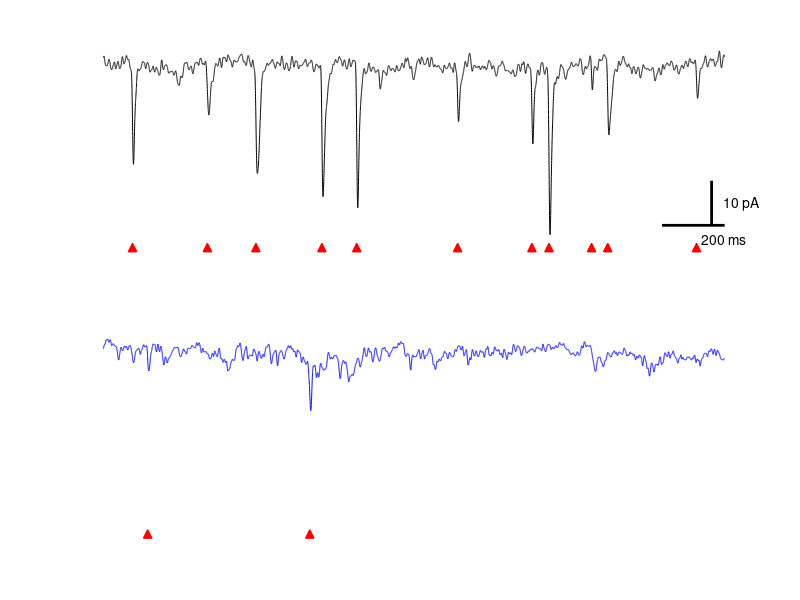

MATLAB code for this plot: (Note: this script raises an error after producing the figure.)
%% Figure S1 
close all
clear all
load('FigureS1_data.mat')
%% Figure S1A - Example traces
figure;
subplot(2,1,1)
plot(processedTraces(:,1),'k')
hold on
ylim([-40, 5])
for i = 1:length(eventTimes_control)
    if eventTimes_control(i) >= 10000 && eventTimes_control(i) <= 20000  % Only add markers within the visible range
        hold on
        plot([eventTimes_control(i) eventTimes_control(i)], [-40], 'r^', 'MarkerFaceColor', 'r', 'MarkerSize', 6)
    end
end
box off
xlim([10000,20000])
hold on
axis off
% Add scale bars
% Horizontal scale bar (200 ms)
samplesIn200ms = 2000;
x_start = 19000;  % Position near the end of the visible range
y_position = -35;
plot([x_start, x_start + samplesIn200ms], [y_position, y_position], 'k', 'LineWidth', 2)
text(x_start + samplesIn200ms/2, y_position - 3, '200 ms', 'HorizontalAlignment', 'center')

% Vertical scale bar (10 pA)
x_position = 19800;  % Position near the end of the visible range
y_start = -35;
plot([x_position, x_position], [y_start, y_start + 10], 'k', 'LineWidth', 2)
text(x_position + 200, y_start + 5, '10 pA', 'HorizontalAlignment', 'left', 'VerticalAlignment', 'middle')

subplot(2,1,2)
plot(processedTraces(:,2),'b')
hold on
ylim([-40, 5])
for i = 1:length(eventTimes_DART)
    if eventTimes_DART(i) >= 10000 && eventTimes_DART(i) <= 20000  % Only add markers within the visible range
        hold on
        plot([eventTimes_DART(i) eventTimes_DART(i)], [-40], 'r^', 'MarkerFaceColor', 'r', 'MarkerSize', 6)
    end
end
box off
axis off
xlim([10000,20000])
%% Figure S1B - Frequency plot
%load('FigureS1_B-C_data.mat')
combinedControlFreq = [control_data.baseline_frequency;control_data.drug_frequency]';
meanControlFreq = mean(combinedControlFreq,'omitmissing');
stdControlFreq = std(combinedControlFreq,'omitmissing');
nControCells = size(combinedControlFreq,1);
seControlFreq=stdControlFreq/nControCells;

combinedExpFreq = [DART_data.baseline_frequency;DART_data.drug_frequency]';
meanExpFreq = mean(combinedExpFreq,'omitmissing');
stdExpFreq = std(combinedExpFreq,'omitmissing');
nExperimentalCells = size(combinedExpFreq,1);
seExperimentalFreq=stdExpFreq/nExperimentalCells;


figure
subplot(1,2,1)
plot(combinedControlFreq','k','LineWidth',.25)
hold on
scatter([1,2],combinedControlFreq',20, ...
    "MarkerEdgeColor","none","MarkerFaceColor",[0 0 0],"MarkerFaceAlpha",.25)
errorbar([1,2],meanControlFreq, seControlFreq,'.-k','MarkerSize',15)
xticks([1,2])
xticklabels({'Ctrl','+NBQX'})
set(gca,'TickDir','out')
box off
ylim([0 30])
xlim([0.5 2.5])
ylabel('Hz')
subplot(1,2,2)
plot(combinedExpFreq','b','LineWidth',.25)
hold on
scatter([1,2],combinedExpFreq',20, ...
    "MarkerEdgeColor","none","MarkerFaceColor",'b',"MarkerFaceAlpha",.25)
errorbar([1,2],meanExpFreq, seExperimentalFreq,'.-b','MarkerSize',15)
xticks([1,2])
xticklabels({'DART','+NBQX'})
set(gca,'TickDir','out')
box off
ylim([0 30])
xlim([0.5 2.5])
x0=5;
y0=5;
width=1.75;
height=1.2;
set(gcf,'units','inches','position',[x0,y0,width,height])

%% Figure S1B - ANOVA and pairwise t-tests for frequency
lme_freq = fitlme(data_long, 'frequency~drug_condition*group+(1|cellID)');
anova(lme_freq)

[h,p1,~,stats1] =ttest2(control_data.baseline_frequency,DART_data.baseline_frequency);
%two-sample t-test to test whether control cells have sig different frequency from DART in the baseline (ACSF)
[h,p2,~,stats2] =ttest2(control_data.drug_frequency,DART_data.drug_frequency);
%two-sample t-test to test whether control cells have sig different frequency from DART in the drug (NBQX)

[h,p3,~,stats3] =ttest(control_data.baseline_frequency,control_data.drug_frequency); 
%paired test whether control cells have sig different frequency in baseline vs NBQX
[h,p4,~,stats4] =ttest(DART_data.baseline_frequency,DART_data.drug_frequency); 
%paired test whether DART cells have sig different frequency in baseline vs NBQX

[p1*4, p2*4, p3*4, p4*4]
%% Figure S1C - Amplitude plot
combinedControlAmp = [control_data.baseline_amplitude;control_data.drug_amplitude]';
meanControlAmp = mean(combinedControlAmp,'omitmissing');
stdControlAmp = std(combinedControlAmp,'omitmissing');
nControCells = size(combinedControlAmp,1);
seControlAmp=stdControlAmp/nControCells;

combinedExpAmp = [DART_data.baseline_amplitude;DART_data.drug_amplitude]';
meanExpAmp = mean(combinedExpAmp,'omitmissing');
stdExpAmp = std(combinedExpAmp,'omitmissing');
nExperimentalCells = size(combinedExpAmp,1);
seExperimentalAmp=stdExpAmp/nExperimentalCells;


figure
scatter([1],control_data.baseline_amplitude,20, ...
    "MarkerEdgeColor","none","MarkerFaceColor",[0 0 0],"MarkerFaceAlpha",.25)
hold on
errorbar([1],meanControlAmp(1), seControlAmp(1),'.-k','MarkerSize',15)
scatter([2],DART_data.baseline_amplitude,20, ...
    "MarkerEdgeColor","none","MarkerFaceColor",'b',"MarkerFaceAlpha",.25)
hold on
errorbar([2],meanExpAmp(1), seExperimentalAmp(1),'.-b','MarkerSize',15)
xticks([1,2])
xticklabels({'Ctrl','DART'})
set(gca,'TickDir','out')
box off
ylim([0 25])
xlim([0.5 2.5])
ylabel('pA')

x0=5;
y0=5;
width=1;
height=1.2;
set(gcf,'units','inches','position',[x0,y0,width,height])
%% Figure S1C - t-test for amplitude
[h,p1,~,stats1] =ttest2(control_data.baseline_amplitude,DART_data.baseline_amplitude)

%% Figure S1E - Example traces and amplitude ratio plot

nFiles_HT = numel(group_data_HT.SOM); 
nFiles_ddHT = numel(group_data_ddHT.SOM);

group_data_HT.ratio = [group_data_HT.SOM.peakAmp]./[group_data_HT.Pyr.peakAmp];
group_data_ddHT.ratio = [group_data_ddHT.SOM.peakAmp]./[group_data_ddHT.Pyr.peakAmp];

group_data_HT.mean = mean(group_data_HT.ratio);
group_data_ddHT.mean = mean(group_data_ddHT.ratio);

group_data_HT.SEM = std(group_data_HT.ratio)/nFiles_HT;
group_data_ddHT.SEM = std(group_data_ddHT.ratio)/nFiles_ddHT;


figure; 
timeVector = make_time(group_data_ddHT.Pyr(1).subtract_Trace,20,1);

ddHT_cell = 2;
ax(1) = subplot(1,3,1); hold on;
plot(timeVector,smooth(group_data_ddHT.Pyr(ddHT_cell).subtract_Trace)); 
plot(timeVector,smooth(group_data_ddHT.SOM(ddHT_cell).subtract_Trace)); 
fix_axes(gcf,10,'time (ms)','pA'); axis square;
% ylim([-Inf 10]);

HT_cell = 4;
ax(2) = subplot(1,3,2); hold on;
plot(timeVector,smooth(group_data_HT.Pyr(HT_cell).subtract_Trace)); 
plot(timeVector,smooth(group_data_HT.SOM(HT_cell).subtract_Trace)); 
fix_axes(gcf,10,'time (ms)','pA');axis square;
% ylim([-Inf 10]);

linkaxes(ax);

% Ratio plot, ddHT vs HT 
subplot(1,3,3); hold on;
plot(1,group_data_ddHT.ratio,'o','MarkerSize',4,'Color',[0.6 0.6 0.6],'MarkerEdgeColor',[0.6 0.6 0.6],'MarkerFaceColor','none','MarkerSize',7);
errorbar(1,group_data_ddHT.mean,group_data_ddHT.SEM,'ko','MarkerSize',7,'MarkerFaceColor','k');
plot(2,group_data_HT.ratio,'o','MarkerSize',4,'Color',[0.6 0.6 0.6],'MarkerEdgeColor',[0.6 0.6 0.6],'MarkerFaceColor','none','MarkerSize',7);
errorbar(2,group_data_HT.mean,group_data_HT.SEM,'ko','MarkerSize',7,'MarkerFaceColor','k');
xticks([1 2]); xticklabels({['ddHT'];['HT']}); ylim([0 1]); xlim([0.5 2.5]);
fix_axes(gcf,10,'virus type','SST:Pyr EPSC ratio'); axis square;
%% Figure S1G - example trace
%load('FigureS1_G_data.mat')
figure; 
subplot(2,1,1)
plot(data(:,2)-mean(data(2500:2700,2),1))
hold on
plot(data(:,4)-mean(data(2500:2700,4),1))
xlim([2600 5000])
ylim([-900 100])
subplot(2,1,2)
plot(-(data(:,2)-mean(data(2500:2700,2),1))./data_resp(2,1))
hold on
plot(-(data(:,4)-mean(data(2500:2700,4),1))./data_resp(4,1))
xlim([2600 5000])
ylim([-7 1])
%%  Figure S1I - Normalized EPCS plots
% load('FigureS1_H-I_data.mat')
sz = size(data_norm2base_all);
figure;
for i = 2
    for ii = 1:2
        errorbar(1:10,mean(data_norm2base_all(match(i,ii),:,:),3),std(data_norm2base_all(match(i,ii),:,:),[],3)./sqrt(sz(3)-1))
        hold on
    end
    anova_mat = reshape(permute(data_norm2base_all([match(i,1) match(i,2)],:,:), [2 3 1]),[sz(2) sz(3)*2])';
    p_n2B = anova2(anova_mat,sz(3),'off');
    title([num2str(freq_list(match(i,1))) ' Hz; pStim = ' num2str(chop(p_n2B(1),2)) ' pDart = ' num2str(chop(p_n2B(2),2)) ' pInt = ' num2str(chop(p_n2B(3),2))])
    ylim([0 6])
    xlim([0 11])
    ylabel('Norm EPSC')
end
xlabel('Stimulus #')
legend({'Control','YM90K-DART'})
ylabel('Norm to baseline EPSC amplitude')

figure;
for i = 2
    errorbar(1:10,mean(data_norm2con_all(i,:,:),3),std(data_norm2con_all(i,:,:),[],3)./sqrt(sz(3)-1))
    hold on
    ylim([0 1])
    xlim([0 11])
    ylabel('Norm EPSC')
    xlabel('Stimulus #')
    p_n2C = anova1(squeeze(data_norm2con_all(i,:,:))',[],'off');
    title([num2str(freq_list(match(i,1))) ' Hz; p = ' num2str(chop(p_n2C,2))])
    hold on
    plot(1:10,squeeze(data_norm2con_all(i,:,:)),'k')
end
ylabel('Norm to control EPSC amplitude')
xlabel('Stimulus #')


%% Figure S1K - histogram of capture index values

data = readtable('FigureS1_K_data.csv');

% Extract data for each drug
dart_data = data.Capture(strcmp(data.Drug, 'DART'));
peg_data = data.Capture(strcmp(data.Drug, 'PEG'));
edges = linspace(1, 2, 10); % Create 20 bins.

% Create figure
figure;
hold on;

% Create histograms with transparency
h1 = histogram(dart_data, 'FaceColor', [0 0.4470 0.7410], 'FaceAlpha', 0.5, 'EdgeColor', 'none', 'BinEdges',edges);
h2 = histogram(peg_data, 'FaceColor', [0.8500 0.3250 0.0980], 'FaceAlpha', 0.5, 'EdgeColor', 'none', 'BinEdges',edges);

% Add labels and title
xlabel('Capture Index');
ylabel('# Mice');

% Add legend
legend('DART', 'PEG', 'Location', 'northeast');

% Apply preferred figure settings
set(gca, 'TickDir', 'out');
grid off;
box off;

